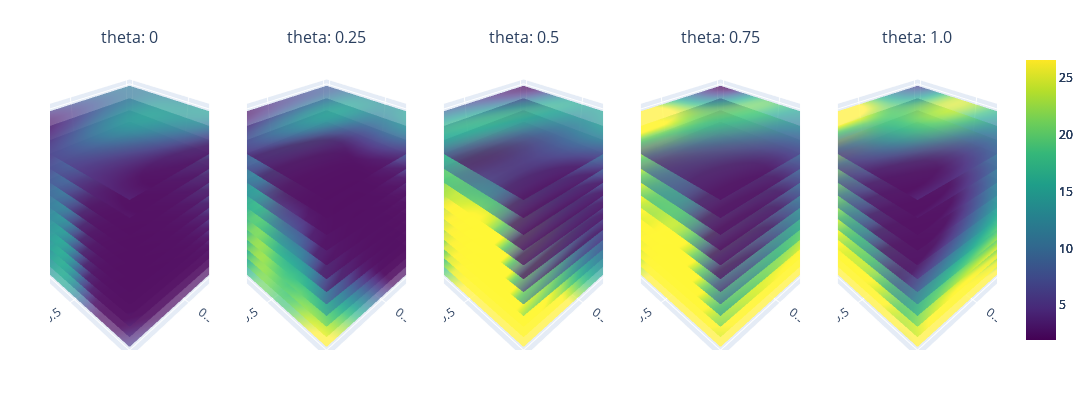

Write notebook code for a chart like this one.
### Code cell
gp_model18, train_nx18, train_y18, train_yvar18 = BO_loop(gp_model, nx_train, y_train, y_train_var, nx_all, iterations=18)

train_x18 = unnormalize(train_nx18, original_bounds)
# Step 2: Initialize Plotting class
variable_combinations = [('n', 'r', 't'), ('theta', 'r', 't'), ('n', 't', 'theta')]
plotting = Plotting(gp_model18, variable_combinations=variable_combinations)

combination = variable_combinations[0]

minmax = [y_train.min(), y_train.max()]
plotting.sliced_plotting(combination, minmax)

# Split train_y into 18 iterations, each containing 18 points
iterations = 18
points_per_iteration = 6
split_data = [train_y18[i * points_per_iteration:(i + 1) * points_per_iteration] for i in range(iterations)]
split_datax = [train_x18[i * points_per_iteration:(i + 1) * points_per_iteration] for i in range(iterations)]

# Plot the points vertically
plt.figure(figsize=(6, 5))
for i, data in enumerate(split_data):
    plt.scatter([i + 1] * len(data), data.numpy(), label=f'Iteration {i + 1}')

plt.xlabel('Iteration')
plt.ylabel('train_y Values')
plt.title('Train_y Points per Iteration')
plt.xticks(range(1, iterations + 1))
# plt.legend()
plt.grid(True)
plt.show()
argmax_indices = [data.argmax().item() for data in split_data]
for i, idx in enumerate(argmax_indices):
    print(f"Iteration {i + 1}: {split_datax[i][idx]}")

### Figure 1 — Plotly figure (JSON) as saved in the notebook; plotly's stock layout.template omitted (floating-point values rounded to 4 significant figures; data arrays with more than 128 entries replaced by an {"elided": "..."} marker saying what was removed)
{"data": [{"cmax": 26.55, "cmin": 1.95, "colorscale": [[0, "#440154"], [0.1111, "#482878"], [0.2222, "#3e4989"], [0.3333, "#31688e"], [0.4444, "#26828e"], [0.5556, "#1f9e89"], [0.6667, "#35b779"], [0.7778, "#6ece58"], [0.8889, "#b5de2b"], [1, "#fde725"]], "opacity": 0.7, "scene": "scene", "showscale": true, "surfacecolor": {"elided": "20x20 float values"}, "type": "surface", "x": {"elided": "20x20 float values"}, "y": {"elided": "20x20 float values"}, "z": {"elided": "20x20 float values"}}, {"cmax": 26.55, "cmin": 1.95, "colorscale": [[0, "#440154"], [0.1111, "#482878"], [0.2222, "#3e4989"], [0.3333, "#31688e"], [0.4444, "#26828e"], [0.5556, "#1f9e89"], [0.6667, "#35b779"], [0.7778, "#6ece58"], [0.8889, "#b5de2b"], [1, "#fde725"]], "opacity": 0.7, "scene": "scene2", "showscale": true, "surfacecolor": {"elided": "20x20 float values"}, "type": "surface", "x": {"elided": "20x20 float values"}, "y": {"elided": "20x20 float values"}, "z": {"elided": "20x20 float values"}}, {"cmax": 26.55, "cmin": 1.95, "colorscale": [[0, "#440154"], [0.1111, "#482878"], [0.2222, "#3e4989"], [0.3333, "#31688e"], [0.4444, "#26828e"], [0.5556, "#1f9e89"], [0.6667, "#35b779"], [0.7778, "#6ece58"], [0.8889, "#b5de2b"], [1, "#fde725"]], "opacity": 0.7, "scene": "scene3", "showscale": true, "surfacecolor": {"elided": "20x20 float values"}, "type": "surface", "x": {"elided": "20x20 float values"}, "y": {"elided": "20x20 float values"}, "z": {"elided": "20x20 float values"}}, {"cmax": 26.55, "cmin": 1.95, "colorscale": [[0, "#440154"], [0.1111, "#482878"], [0.2222, "#3e4989"], [0.3333, "#31688e"], [0.4444, "#26828e"], [0.5556, "#1f9e89"], [0.6667, "#35b779"], [0.7778, "#6ece58"], [0.8889, "#b5de2b"], [1, "#fde725"]], "opacity": 0.7, "scene": "scene4", "showscale": true, "surfacecolor": {"elided": "20x20 float values"}, "type": "surface", "x": {"elided": "20x20 float values"}, "y": {"elided": "20x20 float values"}, "z": {"elided": "20x20 float values"}}, {"cmax": 26.55, "cmin": 1.95, "colorscale": [[0, "#440154"], [0.1111, "#482878"], [0.2222, "#3e4989"], [0.3333, "#31688e"], [0.4444, "#26828e"], [0.5556, "#1f9e89"], [0.6667, "#35b779"], [0.7778, "#6ece58"], [0.8889, "#b5de2b"], [1, "#fde725"]], "opacity": 0.7, "scene": "scene5", "showscale": true, "surfacecolor": {"elided": "20x20 float values"}, "type": "surface", "x": {"elided": "20x20 float values"}, "y": {"elided": "20x20 float values"}, "z": {"elided": "20x20 float values"}}, {"cmax": 26.55, "cmin": 1.95, "colorscale": [[0, "#440154"], [0.1111, "#482878"], [0.2222, "#3e4989"], [0.3333, "#31688e"], [0.4444, "#26828e"], [0.5556, "#1f9e89"], [0.6667, "#35b779"], [0.7778, "#6ece58"], [0.8889, "#b5de2b"], [1, "#fde725"]], "opacity": 0.7, "scene": "scene", "showscale": false, "surfacecolor": {"elided": "20x20 float values"}, "type": "surface", "x": {"elided": "20x20 float values"}, "y": {"elided": "20x20 float values"}, "z": {"elided": "20x20 float values"}}, {"cmax": 26.55, "cmin": 1.95, "colorscale": [[0, "#440154"], [0.1111, "#482878"], [0.2222, "#3e4989"], [0.3333, "#31688e"], [0.4444, "#26828e"], [0.5556, "#1f9e89"], [0.6667, "#35b779"], [0.7778, "#6ece58"], [0.8889, "#b5de2b"], [1, "#fde725"]], "opacity": 0.7, "scene": "scene2", "showscale": false, "surfacecolor": {"elided": "20x20 float values"}, "type": "surface", "x": {"elided": "20x20 float values"}, "y": {"elided": "20x20 float values"}, "z": {"elided": "20x20 float values"}}, {"cmax": 26.55, "cmin": 1.95, "colorscale": [[0, "#440154"], [0.1111, "#482878"], [0.2222, "#3e4989"], [0.3333, "#31688e"], [0.4444, "#26828e"], [0.5556, "#1f9e89"], [0.6667, "#35b779"], [0.7778, "#6ece58"], [0.8889, "#b5de2b"], [1, "#fde725"]], "opacity": 0.7, "scene": "scene3", "showscale": false, "surfacecolor": {"elided": "20x20 float values"}, "type": "surface", "x": {"elided": "20x20 float values"}, "y": {"elided": "20x20 float values"}, "z": {"elided": "20x20 float values"}}, {"cmax": 26.55, "cmin": 1.95, "colorscale": [[0, "#440154"], [0.1111, "#482878"], [0.2222, "#3e4989"], [0.3333, "#31688e"], [0.4444, "#26828e"], [0.5556, "#1f9e89"], [0.6667, "#35b779"], [0.7778, "#6ece58"], [0.8889, "#b5de2b"], [1, "#fde725"]], "opacity": 0.7, "scene": "scene4", "showscale": false, "surfacecolor": {"elided": "20x20 float values"}, "type": "surface", "x": {"elided": "20x20 float values"}, "y": {"elided": "20x20 float values"}, "z": {"elided": "20x20 float values"}}, {"cmax": 26.55, "cmin": 1.95, "colorscale": [[0, "#440154"], [0.1111, "#482878"], [0.2222, "#3e4989"], [0.3333, "#31688e"], [0.4444, "#26828e"], [0.5556, "#1f9e89"], [0.6667, "#35b779"], [0.7778, "#6ece58"], [0.8889, "#b5de2b"], [1, "#fde725"]], "opacity": 0.7, "scene": "scene5", "showscale": false, "surfacecolor": {"elided": "20x20 float values"}, "type": "surface", "x": {"elided": "20x20 float values"}, "y": {"elided": "20x20 float values"}, "z": {"elided": "20x20 float values"}}, {"cmax": 26.55, "cmin": 1.95, "colorscale": [[0, "#440154"], [0.1111, "#482878"], [0.2222, "#3e4989"], [0.3333, "#31688e"], [0.4444, "#26828e"], [0.5556, "#1f9e89"], [0.6667, "#35b779"], [0.7778, "#6ece58"], [0.8889, "#b5de2b"], [1, "#fde725"]], "opacity": 0.7, "scene": "scene", "showscale": false, "surfacecolor": {"elided": "20x20 float values"}, "type": "surface", "x": {"elided": "20x20 float values"}, "y": {"elided": "20x20 float values"}, "z": {"elided": "20x20 float values"}}, {"cmax": 26.55, "cmin": 1.95, "colorscale": [[0, "#440154"], [0.1111, "#482878"], [0.2222, "#3e4989"], [0.3333, "#31688e"], [0.4444, "#26828e"], [0.5556, "#1f9e89"], [0.6667, "#35b779"], [0.7778, "#6ece58"], [0.8889, "#b5de2b"], [1, "#fde725"]], "opacity": 0.7, "scene": "scene2", "showscale": false, "surfacecolor": {"elided": "20x20 float values"}, "type": "surface", "x": {"elided": "20x20 float values"}, "y": {"elided": "20x20 float values"}, "z": {"elided": "20x20 float values"}}, {"cmax": 26.55, "cmin": 1.95, "colorscale": [[0, "#440154"], [0.1111, "#482878"], [0.2222, "#3e4989"], [0.3333, "#31688e"], [0.4444, "#26828e"], [0.5556, "#1f9e89"], [0.6667, "#35b779"], [0.7778, "#6ece58"], [0.8889, "#b5de2b"], [1, "#fde725"]], "opacity": 0.7, "scene": "scene3", "showscale": false, "surfacecolor": {"elided": "20x20 float values"}, "type": "surface", "x": {"elided": "20x20 float values"}, "y": {"elided": "20x20 float values"}, "z": {"elided": "20x20 float values"}}, {"cmax": 26.55, "cmin": 1.95, "colorscale": [[0, "#440154"], [0.1111, "#482878"], [0.2222, "#3e4989"], [0.3333, "#31688e"], [0.4444, "#26828e"], [0.5556, "#1f9e89"], [0.6667, "#35b779"], [0.7778, "#6ece58"], [0.8889, "#b5de2b"], [1, "#fde725"]], "opacity": 0.7, "scene": "scene4", "showscale": false, "surfacecolor": {"elided": "20x20 float values"}, "type": "surface", "x": {"elided": "20x20 float values"}, "y": {"elided": "20x20 float values"}, "z": {"elided": "20x20 float values"}}, {"cmax": 26.55, "cmin": 1.95, "colorscale": [[0, "#440154"], [0.1111, "#482878"], [0.2222, "#3e4989"], [0.3333, "#31688e"], [0.4444, "#26828e"], [0.5556, "#1f9e89"], [0.6667, "#35b779"], [0.7778, "#6ece58"], [0.8889, "#b5de2b"], [1, "#fde725"]], "opacity": 0.7, "scene": "scene5", "showscale": false, "surfacecolor": {"elided": "20x20 float values"}, "type": "surface", "x": {"elided": "20x20 float values"}, "y": {"elided": "20x20 float values"}, "z": {"elided": "20x20 float values"}}, {"cmax": 26.55, "cmin": 1.95, "colorscale": [[0, "#440154"], [0.1111, "#482878"], [0.2222, "#3e4989"], [0.3333, "#31688e"], [0.4444, "#26828e"], [0.5556, "#1f9e89"], [0.6667, "#35b779"], [0.7778, "#6ece58"], [0.8889, "#b5de2b"], [1, "#fde725"]], "opacity": 0.7, "scene": "scene", "showscale": false, "surfacecolor": {"elided": "20x20 float values"}, "type": "surface", "x": {"elided": "20x20 float values"}, "y": {"elided": "20x20 float values"}, "z": {"elided": "20x20 float values"}}, {"cmax": 26.55, "cmin": 1.95, "colorscale": [[0, "#440154"], [0.1111, "#482878"], [0.2222, "#3e4989"], [0.3333, "#31688e"], [0.4444, "#26828e"], [0.5556, "#1f9e89"], [0.6667, "#35b779"], [0.7778, "#6ece58"], [0.8889, "#b5de2b"], [1, "#fde725"]], "opacity": 0.7, "scene": "scene2", "showscale": false, "surfacecolor": {"elided": "20x20 float values"}, "type": "surface", "x": {"elided": "20x20 float values"}, "y": {"elided": "20x20 float values"}, "z": {"elided": "20x20 float values"}}, {"cmax": 26.55, "cmin": 1.95, "colorscale": [[0, "#440154"], [0.1111, "#482878"], [0.2222, "#3e4989"], [0.3333, "#31688e"], [0.4444, "#26828e"], [0.5556, "#1f9e89"], [0.6667, "#35b779"], [0.7778, "#6ece58"], [0.8889, "#b5de2b"], [1, "#fde725"]], "opacity": 0.7, "scene": "scene3", "showscale": false, "surfacecolor": {"elided": "20x20 float values"}, "type": "surface", "x": {"elided": "20x20 float values"}, "y": {"elided": "20x20 float values"}, "z": {"elided": "20x20 float values"}}, {"cmax": 26.55, "cmin": 1.95, "colorscale": [[0, "#440154"], [0.1111, "#482878"], [0.2222, "#3e4989"], [0.3333, "#31688e"], [0.4444, "#26828e"], [0.5556, "#1f9e89"], [0.6667, "#35b779"], [0.7778, "#6ece58"], [0.8889, "#b5de2b"], [1, "#fde725"]], "opacity": 0.7, "scene": "scene4", "showscale": false, "surfacecolor": {"elided": "20x20 float values"}, "type": "surface", "x": {"elided": "20x20 float values"}, "y": {"elided": "20x20 float values"}, "z": {"elided": "20x20 float values"}}, {"cmax": 26.55, "cmin": 1.95, "colorscale": [[0, "#440154"], [0.1111, "#482878"], [0.2222, "#3e4989"], [0.3333, "#31688e"], [0.4444, "#26828e"], [0.5556, "#1f9e89"], [0.6667, "#35b779"], [0.7778, "#6ece58"], [0.8889, "#b5de2b"], [1, "#fde725"]], "opacity": 0.7, "scene": "scene5", "showscale": false, "surfacecolor": {"elided": "20x20 float values"}, "type": "surface", "x": {"elided": "20x20 float values"}, "y": {"elided": "20x20 float values"}, "z": {"elided": "20x20 float values"}}, {"cmax": 26.55, "cmin": 1.95, "colorscale": [[0, "#440154"], [0.1111, "#482878"], [0.2222, "#3e4989"], [0.3333, "#31688e"], [0.4444, "#26828e"], [0.5556, "#1f9e89"], [0.6667, "#35b779"], [0.7778, "#6ece58"], [0.8889, "#b5de2b"], [1, "#fde725"]], "opacity": 0.7, "scene": "scene", "showscale": false, "surfacecolor": {"elided": "20x20 float values"}, "type": "surface", "x": {"elided": "20x20 float values"}, "y": {"elided": "20x20 float values"}, "z": {"elided": "20x20 float values"}}, {"cmax": 26.55, "cmin": 1.95, "colorscale": [[0, "#440154"], [0.1111, "#482878"], [0.2222, "#3e4989"], [0.3333, "#31688e"], [0.4444, "#26828e"], [0.5556, "#1f9e89"], [0.6667, "#35b779"], [0.7778, "#6ece58"], [0.8889, "#b5de2b"], [1, "#fde725"]], "opacity": 0.7, "scene": "scene2", "showscale": false, "surfacecolor": {"elided": "20x20 float values"}, "type": "surface", "x": {"elided": "20x20 float values"}, "y": {"elided": "20x20 float values"}, "z": {"elided": "20x20 float values"}}, {"cmax": 26.55, "cmin": 1.95, "colorscale": [[0, "#440154"], [0.1111, "#482878"], [0.2222, "#3e4989"], [0.3333, "#31688e"], [0.4444, "#26828e"], [0.5556, "#1f9e89"], [0.6667, "#35b779"], [0.7778, "#6ece58"], [0.8889, "#b5de2b"], [1, "#fde725"]], "opacity": 0.7, "scene": "scene3", "showscale": false, "surfacecolor": {"elided": "20x20 float values"}, "type": "surface", "x": {"elided": "20x20 float values"}, "y": {"elided": "20x20 float values"}, "z": {"elided": "20x20 float values"}}, {"cmax": 26.55, "cmin": 1.95, "colorscale": [[0, "#440154"], [0.1111, "#482878"], [0.2222, "#3e4989"], [0.3333, "#31688e"], [0.4444, "#26828e"], [0.5556, "#1f9e89"], [0.6667, "#35b779"], [0.7778, "#6ece58"], [0.8889, "#b5de2b"], [1, "#fde725"]], "opacity": 0.7, "scene": "scene4", "showscale": false, "surfacecolor": {"elided": "20x20 float values"}, "type": "surface", "x": {"elided": "20x20 float values"}, "y": {"elided": "20x20 float values"}, "z": {"elided": "20x20 float values"}}, {"cmax": 26.55, "cmin": 1.95, "colorscale": [[0, "#440154"], [0.1111, "#482878"], [0.2222, "#3e4989"], [0.3333, "#31688e"], [0.4444, "#26828e"], [0.5556, "#1f9e89"], [0.6667, "#35b779"], [0.7778, "#6ece58"], [0.8889, "#b5de2b"], [1, "#fde725"]], "opacity": 0.7, "scene": "scene5", "showscale": false, "surfacecolor": {"elided": "20x20 float values"}, "type": "surface", "x": {"elided": "20x20 float values"}, "y": {"elided": "20x20 float values"}, "z": {"elided": "20x20 float values"}}, {"cmax": 26.55, "cmin": 1.95, "colorscale": [[0, "#440154"], [0.1111, "#482878"], [0.2222, "#3e4989"], [0.3333, "#31688e"], [0.4444, "#26828e"], [0.5556, "#1f9e89"], [0.6667, "#35b779"], [0.7778, "#6ece58"], [0.8889, "#b5de2b"], [1, "#fde725"]], "opacity": 0.7, "scene": "scene", "showscale": false, "surfacecolor": {"elided": "20x20 float values"}, "type": "surface", "x": {"elided": "20x20 float values"}, "y": {"elided": "20x20 float values"}, "z": {"elided": "20x20 float values"}}, {"cmax": 26.55, "cmin": 1.95, "colorscale": [[0, "#440154"], [0.1111, "#482878"], [0.2222, "#3e4989"], [0.3333, "#31688e"], [0.4444, "#26828e"], [0.5556, "#1f9e89"], [0.6667, "#35b779"], [0.7778, "#6ece58"], [0.8889, "#b5de2b"], [1, "#fde725"]], "opacity": 0.7, "scene": "scene2", "showscale": false, "surfacecolor": {"elided": "20x20 float values"}, "type": "surface", "x": {"elided": "20x20 float values"}, "y": {"elided": "20x20 float values"}, "z": {"elided": "20x20 float values"}}, {"cmax": 26.55, "cmin": 1.95, "colorscale": [[0, "#440154"], [0.1111, "#482878"], [0.2222, "#3e4989"], [0.3333, "#31688e"], [0.4444, "#26828e"], [0.5556, "#1f9e89"], [0.6667, "#35b779"], [0.7778, "#6ece58"], [0.8889, "#b5de2b"], [1, "#fde725"]], "opacity": 0.7, "scene": "scene3", "showscale": false, "surfacecolor": {"elided": "20x20 float values"}, "type": "surface", "x": {"elided": "20x20 float values"}, "y": {"elided": "20x20 float values"}, "z": {"elided": "20x20 float values"}}, {"cmax": 26.55, "cmin": 1.95, "colorscale": [[0, "#440154"], [0.1111, "#482878"], [0.2222, "#3e4989"], [0.3333, "#31688e"], [0.4444, "#26828e"], [0.5556, "#1f9e89"], [0.6667, "#35b779"], [0.7778, "#6ece58"], [0.8889, "#b5de2b"], [1, "#fde725"]], "opacity": 0.7, "scene": "scene4", "showscale": false, "surfacecolor": {"elided": "20x20 float values"}, "type": "surface", "x": {"elided": "20x20 float values"}, "y": {"elided": "20x20 float values"}, "z": {"elided": "20x20 float values"}}, {"cmax": 26.55, "cmin": 1.95, "colorscale": [[0, "#440154"], [0.1111, "#482878"], [0.2222, "#3e4989"], [0.3333, "#31688e"], [0.4444, "#26828e"], [0.5556, "#1f9e89"], [0.6667, "#35b779"], [0.7778, "#6ece58"], [0.8889, "#b5de2b"], [1, "#fde725"]], "opacity": 0.7, "scene": "scene5", "showscale": false, "surfacecolor": {"elided": "20x20 float values"}, "type": "surface", "x": {"elided": "20x20 float values"}, "y": {"elided": "20x20 float values"}, "z": {"elided": "20x20 float values"}}, {"cmax": 26.55, "cmin": 1.95, "colorscale": [[0, "#440154"], [0.1111, "#482878"], [0.2222, "#3e4989"], [0.3333, "#31688e"], [0.4444, "#26828e"], [0.5556, "#1f9e89"], [0.6667, "#35b779"], [0.7778, "#6ece58"], [0.8889, "#b5de2b"], [1, "#fde725"]], "opacity": 0.7, "scene": "scene", "showscale": false, "surfacecolor": {"elided": "20x20 float values"}, "type": "surface", "x": {"elided": "20x20 float values"}, "y": {"elided": "20x20 float values"}, "z": {"elided": "20x20 float values"}}, {"cmax": 26.55, "cmin": 1.95, "colorscale": [[0, "#440154"], [0.1111, "#482878"], [0.2222, "#3e4989"], [0.3333, "#31688e"], [0.4444, "#26828e"], [0.5556, "#1f9e89"], [0.6667, "#35b779"], [0.7778, "#6ece58"], [0.8889, "#b5de2b"], [1, "#fde725"]], "opacity": 0.7, "scene": "scene2", "showscale": false, "surfacecolor": {"elided": "20x20 float values"}, "type": "surface", "x": {"elided": "20x20 float values"}, "y": {"elided": "20x20 float values"}, "z": {"elided": "20x20 float values"}}, {"cmax": 26.55, "cmin": 1.95, "colorscale": [[0, "#440154"], [0.1111, "#482878"], [0.2222, "#3e4989"], [0.3333, "#31688e"], [0.4444, "#26828e"], [0.5556, "#1f9e89"], [0.6667, "#35b779"], [0.7778, "#6ece58"], [0.8889, "#b5de2b"], [1, "#fde725"]], "opacity": 0.7, "scene": "scene3", "showscale": false, "surfacecolor": {"elided": "20x20 float values"}, "type": "surface", "x": {"elided": "20x20 float values"}, "y": {"elided": "20x20 float values"}, "z": {"elided": "20x20 float values"}}, {"cmax": 26.55, "cmin": 1.95, "colorscale": [[0, "#440154"], [0.1111, "#482878"], [0.2222, "#3e4989"], [0.3333, "#31688e"], [0.4444, "#26828e"], [0.5556, "#1f9e89"], [0.6667, "#35b779"], [0.7778, "#6ece58"], [0.8889, "#b5de2b"], [1, "#fde725"]], "opacity": 0.7, "scene": "scene4", "showscale": false, "surfacecolor": {"elided": "20x20 float values"}, "type": "surface", "x": {"elided": "20x20 float values"}, "y": {"elided": "20x20 float values"}, "z": {"elided": "20x20 float values"}}, {"cmax": 26.55, "cmin": 1.95, "colorscale": [[0, "#440154"], [0.1111, "#482878"], [0.2222, "#3e4989"], [0.3333, "#31688e"], [0.4444, "#26828e"], [0.5556, "#1f9e89"], [0.6667, "#35b779"], [0.7778, "#6ece58"], [0.8889, "#b5de2b"], [1, "#fde725"]], "opacity": 0.7, "scene": "scene5", "showscale": false, "surfacecolor": {"elided": "20x20 float values"}, "type": "surface", "x": {"elided": "20x20 float values"}, "y": {"elided": "20x20 float values"}, "z": {"elided": "20x20 float values"}}, {"cmax": 26.55, "cmin": 1.95, "colorscale": [[0, "#440154"], [0.1111, "#482878"], [0.2222, "#3e4989"], [0.3333, "#31688e"], [0.4444, "#26828e"], [0.5556, "#1f9e89"], [0.6667, "#35b779"], [0.7778, "#6ece58"], [0.8889, "#b5de2b"], [1, "#fde725"]], "opacity": 0.7, "scene": "scene", "showscale": false, "surfacecolor": {"elided": "20x20 float values"}, "type": "surface", "x": {"elided": "20x20 float values"}, "y": {"elided": "20x20 float values"}, "z": {"elided": "20x20 float values"}}, {"cmax": 26.55, "cmin": 1.95, "colorscale": [[0, "#440154"], [0.1111, "#482878"], [0.2222, "#3e4989"], [0.3333, "#31688e"], [0.4444, "#26828e"], [0.5556, "#1f9e89"], [0.6667, "#35b779"], [0.7778, "#6ece58"], [0.8889, "#b5de2b"], [1, "#fde725"]], "opacity": 0.7, "scene": "scene2", "showscale": false, "surfacecolor": {"elided": "20x20 float values"}, "type": "surface", "x": {"elided": "20x20 float values"}, "y": {"elided": "20x20 float values"}, "z": {"elided": "20x20 float values"}}, {"cmax": 26.55, "cmin": 1.95, "colorscale": [[0, "#440154"], [0.1111, "#482878"], [0.2222, "#3e4989"], [0.3333, "#31688e"], [0.4444, "#26828e"], [0.5556, "#1f9e89"], [0.6667, "#35b779"], [0.7778, "#6ece58"], [0.8889, "#b5de2b"], [1, "#fde725"]], "opacity": 0.7, "scene": "scene3", "showscale": false, "surfacecolor": {"elided": "20x20 float values"}, "type": "surface", "x": {"elided": "20x20 float values"}, "y": {"elided": "20x20 float values"}, "z": {"elided": "20x20 float values"}}, {"cmax": 26.55, "cmin": 1.95, "colorscale": [[0, "#440154"], [0.1111, "#482878"], [0.2222, "#3e4989"], [0.3333, "#31688e"], [0.4444, "#26828e"], [0.5556, "#1f9e89"], [0.6667, "#35b779"], [0.7778, "#6ece58"], [0.8889, "#b5de2b"], [1, "#fde725"]], "opacity": 0.7, "scene": "scene4", "showscale": false, "surfacecolor": {"elided": "20x20 float values"}, "type": "surface", "x": {"elided": "20x20 float values"}, "y": {"elided": "20x20 float values"}, "z": {"elided": "20x20 float values"}}, {"cmax": 26.55, "cmin": 1.95, "colorscale": [[0, "#440154"], [0.1111, "#482878"], [0.2222, "#3e4989"], [0.3333, "#31688e"], [0.4444, "#26828e"], [0.5556, "#1f9e89"], [0.6667, "#35b779"], [0.7778, "#6ece58"], [0.8889, "#b5de2b"], [1, "#fde725"]], "opacity": 0.7, "scene": "scene5", "showscale": false, "surfacecolor": {"elided": "20x20 float values"}, "type": "surface", "x": {"elided": "20x20 float values"}, "y": {"elided": "20x20 float values"}, "z": {"elided": "20x20 float values"}}, {"cmax": 26.55, "cmin": 1.95, "colorscale": [[0, "#440154"], [0.1111, "#482878"], [0.2222, "#3e4989"], [0.3333, "#31688e"], [0.4444, "#26828e"], [0.5556, "#1f9e89"], [0.6667, "#35b779"], [0.7778, "#6ece58"], [0.8889, "#b5de2b"], [1, "#fde725"]], "opacity": 0.7, "scene": "scene", "showscale": false, "surfacecolor": {"elided": "20x20 float values"}, "type": "surface", "x": {"elided": "20x20 float values"}, "y": {"elided": "20x20 float values"}, "z": {"elided": "20x20 float values"}}, {"cmax": 26.55, "cmin": 1.95, "colorscale": [[0, "#440154"], [0.1111, "#482878"], [0.2222, "#3e4989"], [0.3333, "#31688e"], [0.4444, "#26828e"], [0.5556, "#1f9e89"], [0.6667, "#35b779"], [0.7778, "#6ece58"], [0.8889, "#b5de2b"], [1, "#fde725"]], "opacity": 0.7, "scene": "scene2", "showscale": false, "surfacecolor": {"elided": "20x20 float values"}, "type": "surface", "x": {"elided": "20x20 float values"}, "y": {"elided": "20x20 float values"}, "z": {"elided": "20x20 float values"}}, {"cmax": 26.55, "cmin": 1.95, "colorscale": [[0, "#440154"], [0.1111, "#482878"], [0.2222, "#3e4989"], [0.3333, "#31688e"], [0.4444, "#26828e"], [0.5556, "#1f9e89"], [0.6667, "#35b779"], [0.7778, "#6ece58"], [0.8889, "#b5de2b"], [1, "#fde725"]], "opacity": 0.7, "scene": "scene3", "showscale": false, "surfacecolor": {"elided": "20x20 float values"}, "type": "surface", "x": {"elided": "20x20 float values"}, "y": {"elided": "20x20 float values"}, "z": {"elided": "20x20 float values"}}, {"cmax": 26.55, "cmin": 1.95, "colorscale": [[0, "#440154"], [0.1111, "#482878"], [0.2222, "#3e4989"], [0.3333, "#31688e"], [0.4444, "#26828e"], [0.5556, "#1f9e89"], [0.6667, "#35b779"], [0.7778, "#6ece58"], [0.8889, "#b5de2b"], [1, "#fde725"]], "opacity": 0.7, "scene": "scene4", "showscale": false, "surfacecolor": {"elided": "20x20 float values"}, "type": "surface", "x": {"elided": "20x20 float values"}, "y": {"elided": "20x20 float values"}, "z": {"elided": "20x20 float values"}}, {"cmax": 26.55, "cmin": 1.95, "colorscale": [[0, "#440154"], [0.1111, "#482878"], [0.2222, "#3e4989"], [0.3333, "#31688e"], [0.4444, "#26828e"], [0.5556, "#1f9e89"], [0.6667, "#35b779"], [0.7778, "#6ece58"], [0.8889, "#b5de2b"], [1, "#fde725"]], "opacity": 0.7, "scene": "scene5", "showscale": false, "surfacecolor": {"elided": "20x20 float values"}, "type": "surface", "x": {"elided": "20x20 float values"}, "y": {"elided": "20x20 float values"}, "z": {"elided": "20x20 float values"}}, {"cmax": 26.55, "cmin": 1.95, "colorscale": [[0, "#440154"], [0.1111, "#482878"], [0.2222, "#3e4989"], [0.3333, "#31688e"], [0.4444, "#26828e"], [0.5556, "#1f9e89"], [0.6667, "#35b779"], [0.7778, "#6ece58"], [0.8889, "#b5de2b"], [1, "#fde725"]], "opacity": 0.7, "scene": "scene", "showscale": false, "surfacecolor": {"elided": "20x20 float values"}, "type": "surface", "x": {"elided": "20x20 float values"}, "y": {"elided": "20x20 float values"}, "z": {"elided": "20x20 float values"}}, {"cmax": 26.55, "cmin": 1.95, "colorscale": [[0, "#440154"], [0.1111, "#482878"], [0.2222, "#3e4989"], [0.3333, "#31688e"], [0.4444, "#26828e"], [0.5556, "#1f9e89"], [0.6667, "#35b779"], [0.7778, "#6ece58"], [0.8889, "#b5de2b"], [1, "#fde725"]], "opacity": 0.7, "scene": "scene2", "showscale": false, "surfacecolor": {"elided": "20x20 float values"}, "type": "surface", "x": {"elided": "20x20 float values"}, "y": {"elided": "20x20 float values"}, "z": {"elided": "20x20 float values"}}, {"cmax": 26.55, "cmin": 1.95, "colorscale": [[0, "#440154"], [0.1111, "#482878"], [0.2222, "#3e4989"], [0.3333, "#31688e"], [0.4444, "#26828e"], [0.5556, "#1f9e89"], [0.6667, "#35b779"], [0.7778, "#6ece58"], [0.8889, "#b5de2b"], [1, "#fde725"]], "opacity": 0.7, "scene": "scene3", "showscale": false, "surfacecolor": {"elided": "20x20 float values"}, "type": "surface", "x": {"elided": "20x20 float values"}, "y": {"elided": "20x20 float values"}, "z": {"elided": "20x20 float values"}}, {"cmax": 26.55, "cmin": 1.95, "colorscale": [[0, "#440154"], [0.1111, "#482878"], [0.2222, "#3e4989"], [0.3333, "#31688e"], [0.4444, "#26828e"], [0.5556, "#1f9e89"], [0.6667, "#35b779"], [0.7778, "#6ece58"], [0.8889, "#b5de2b"], [1, "#fde725"]], "opacity": 0.7, "scene": "scene4", "showscale": false, "surfacecolor": {"elided": "20x20 float values"}, "type": "surface", "x": {"elided": "20x20 float values"}, "y": {"elided": "20x20 float values"}, "z": {"elided": "20x20 float values"}}, {"cmax": 26.55, "cmin": 1.95, "colorscale": [[0, "#440154"], [0.1111, "#482878"], [0.2222, "#3e4989"], [0.3333, "#31688e"], [0.4444, "#26828e"], [0.5556, "#1f9e89"], [0.6667, "#35b779"], [0.7778, "#6ece58"], [0.8889, "#b5de2b"], [1, "#fde725"]], "opacity": 0.7, "scene": "scene5", "showscale": false, "surfacecolor": {"elided": "20x20 float values"}, "type": "surface", "x": {"elided": "20x20 float values"}, "y": {"elided": "20x20 float values"}, "z": {"elided": "20x20 float values"}}, {"cmax": 26.55, "cmin": 1.95, "colorscale": [[0, "#440154"], [0.1111, "#482878"], [0.2222, "#3e4989"], [0.3333, "#31688e"], [0.4444, "#26828e"], [0.5556, "#1f9e89"], [0.6667, "#35b779"], [0.7778, "#6ece58"], [0.8889, "#b5de2b"], [1, "#fde725"]], "opacity": 0.7, "scene": "scene", "showscale": false, "surfacecolor": {"elided": "20x20 float values"}, "type": "surface", "x": {"elided": "20x20 float values"}, "y": {"elided": "20x20 float values"}, "z": {"elided": "20x20 float values"}}, {"cmax": 26.55, "cmin": 1.95, "colorscale": [[0, "#440154"], [0.1111, "#482878"], [0.2222, "#3e4989"], [0.3333, "#31688e"], [0.4444, "#26828e"], [0.5556, "#1f9e89"], [0.6667, "#35b779"], [0.7778, "#6ece58"], [0.8889, "#b5de2b"], [1, "#fde725"]], "opacity": 0.7, "scene": "scene2", "showscale": false, "surfacecolor": {"elided": "20x20 float values"}, "type": "surface", "x": {"elided": "20x20 float values"}, "y": {"elided": "20x20 float values"}, "z": {"elided": "20x20 float values"}}, {"cmax": 26.55, "cmin": 1.95, "colorscale": [[0, "#440154"], [0.1111, "#482878"], [0.2222, "#3e4989"], [0.3333, "#31688e"], [0.4444, "#26828e"], [0.5556, "#1f9e89"], [0.6667, "#35b779"], [0.7778, "#6ece58"], [0.8889, "#b5de2b"], [1, "#fde725"]], "opacity": 0.7, "scene": "scene3", "showscale": false, "surfacecolor": {"elided": "20x20 float values"}, "type": "surface", "x": {"elided": "20x20 float values"}, "y": {"elided": "20x20 float values"}, "z": {"elided": "20x20 float values"}}, {"cmax": 26.55, "cmin": 1.95, "colorscale": [[0, "#440154"], [0.1111, "#482878"], [0.2222, "#3e4989"], [0.3333, "#31688e"], [0.4444, "#26828e"], [0.5556, "#1f9e89"], [0.6667, "#35b779"], [0.7778, "#6ece58"], [0.8889, "#b5de2b"], [1, "#fde725"]], "opacity": 0.7, "scene": "scene4", "showscale": false, "surfacecolor": {"elided": "20x20 float values"}, "type": "surface", "x": {"elided": "20x20 float values"}, "y": {"elided": "20x20 float values"}, "z": {"elided": "20x20 float values"}}, {"cmax": 26.55, "cmin": 1.95, "colorscale": [[0, "#440154"], [0.1111, "#482878"], [0.2222, "#3e4989"], [0.3333, "#31688e"], [0.4444, "#26828e"], [0.5556, "#1f9e89"], [0.6667, "#35b779"], [0.7778, "#6ece58"], [0.8889, "#b5de2b"], [1, "#fde725"]], "opacity": 0.7, "scene": "scene5", "showscale": false, "surfacecolor": {"elided": "20x20 float values"}, "type": "surface", "x": {"elided": "20x20 float values"}, "y": {"elided": "20x20 float values"}, "z": {"elided": "20x20 float values"}}, {"cmax": 26.55, "cmin": 1.95, "colorscale": [[0, "#440154"], [0.1111, "#482878"], [0.2222, "#3e4989"], [0.3333, "#31688e"], [0.4444, "#26828e"], [0.5556, "#1f9e89"], [0.6667, "#35b779"], [0.7778, "#6ece58"], [0.8889, "#b5de2b"], [1, "#fde725"]], "opacity": 0.7, "scene": "scene", "showscale": false, "surfacecolor": {"elided": "20x20 float values"}, "type": "surface", "x": {"elided": "20x20 float values"}, "y": {"elided": "20x20 float values"}, "z": {"elided": "20x20 float values"}}, {"cmax": 26.55, "cmin": 1.95, "colorscale": [[0, "#440154"], [0.1111, "#482878"], [0.2222, "#3e4989"], [0.3333, "#31688e"], [0.4444, "#26828e"], [0.5556, "#1f9e89"], [0.6667, "#35b779"], [0.7778, "#6ece58"], [0.8889, "#b5de2b"], [1, "#fde725"]], "opacity": 0.7, "scene": "scene2", "showscale": false, "surfacecolor": {"elided": "20x20 float values"}, "type": "surface", "x": {"elided": "20x20 float values"}, "y": {"elided": "20x20 float values"}, "z": {"elided": "20x20 float values"}}, {"cmax": 26.55, "cmin": 1.95, "colorscale": [[0, "#440154"], [0.1111, "#482878"], [0.2222, "#3e4989"], [0.3333, "#31688e"], [0.4444, "#26828e"], [0.5556, "#1f9e89"], [0.6667, "#35b779"], [0.7778, "#6ece58"], [0.8889, "#b5de2b"], [1, "#fde725"]], "opacity": 0.7, "scene": "scene3", "showscale": false, "surfacecolor": {"elided": "20x20 float values"}, "type": "surface", "x": {"elided": "20x20 float values"}, "y": {"elided": "20x20 float values"}, "z": {"elided": "20x20 float values"}}, {"cmax": 26.55, "cmin": 1.95, "colorscale": [[0, "#440154"], [0.1111, "#482878"], [0.2222, "#3e4989"], [0.3333, "#31688e"], [0.4444, "#26828e"], [0.5556, "#1f9e89"], [0.6667, "#35b779"], [0.7778, "#6ece58"], [0.8889, "#b5de2b"], [1, "#fde725"]], "opacity": 0.7, "scene": "scene4", "showscale": false, "surfacecolor": {"elided": "20x20 float values"}, "type": "surface", "x": {"elided": "20x20 float values"}, "y": {"elided": "20x20 float values"}, "z": {"elided": "20x20 float values"}}, {"cmax": 26.55, "cmin": 1.95, "colorscale": [[0, "#440154"], [0.1111, "#482878"], [0.2222, "#3e4989"], [0.3333, "#31688e"], [0.4444, "#26828e"], [0.5556, "#1f9e89"], [0.6667, "#35b779"], [0.7778, "#6ece58"], [0.8889, "#b5de2b"], [1, "#fde725"]], "opacity": 0.7, "scene": "scene5", "showscale": false, "surfacecolor": {"elided": "20x20 float values"}, "type": "surface", "x": {"elided": "20x20 float values"}, "y": {"elided": "20x20 float values"}, "z": {"elided": "20x20 float values"}}], "layout": {"annotations": [{"font": {"size": 16}, "showarrow": false, "text": "theta: 0", "x": 0.084, "xanchor": "center", "xref": "paper", "y": 1, "yanchor": "bottom", "yref": "paper"}, {"font": {"size": 16}, "showarrow": false, "text": "theta: 0.25", "x": 0.292, "xanchor": "center", "xref": "paper", "y": 1, "yanchor": "bottom", "yref": "paper"}, {"font": {"size": 16}, "showarrow": false, "text": "theta: 0.5", "x": 0.5, "xanchor": "center", "xref": "paper", "y": 1, "yanchor": "bottom", "yref": "paper"}, {"font": {"size": 16}, "showarrow": false, "text": "theta: 0.75", "x": 0.708, "xanchor": "center", "xref": "paper", "y": 1, "yanchor": "bottom", "yref": "paper"}, {"font": {"size": 16}, "showarrow": false, "text": "theta: 1.0", "x": 0.916, "xanchor": "center", "xref": "paper", "y": 1, "yanchor": "bottom", "yref": "paper"}], "height": 400, "margin": {"b": 50, "l": 50, "r": 50, "t": 50}, "scene": {"domain": {"x": [0, 0.168], "y": [0, 1]}, "xaxis": {"title": {"text": "n"}}, "yaxis": {"title": {"text": "r"}}, "zaxis": {"title": {"text": "t"}}}, "scene2": {"domain": {"x": [0.208, 0.376], "y": [0, 1]}, "xaxis": {"title": {"text": "n"}}, "yaxis": {"title": {"text": "r"}}, "zaxis": {"title": {"text": "t"}}}, "scene3": {"domain": {"x": [0.416, 0.584], "y": [0, 1]}, "xaxis": {"title": {"text": "n"}}, "yaxis": {"title": {"text": "r"}}, "zaxis": {"title": {"text": "t"}}}, "scene4": {"domain": {"x": [0.624, 0.792], "y": [0, 1]}, "xaxis": {"title": {"text": "n"}}, "yaxis": {"title": {"text": "r"}}, "zaxis": {"title": {"text": "t"}}}, "scene5": {"domain": {"x": [0.832, 1], "y": [0, 1]}, "xaxis": {"title": {"text": "n"}}, "yaxis": {"title": {"text": "r"}}, "zaxis": {"title": {"text": "t"}}}, "width": 1300}}
